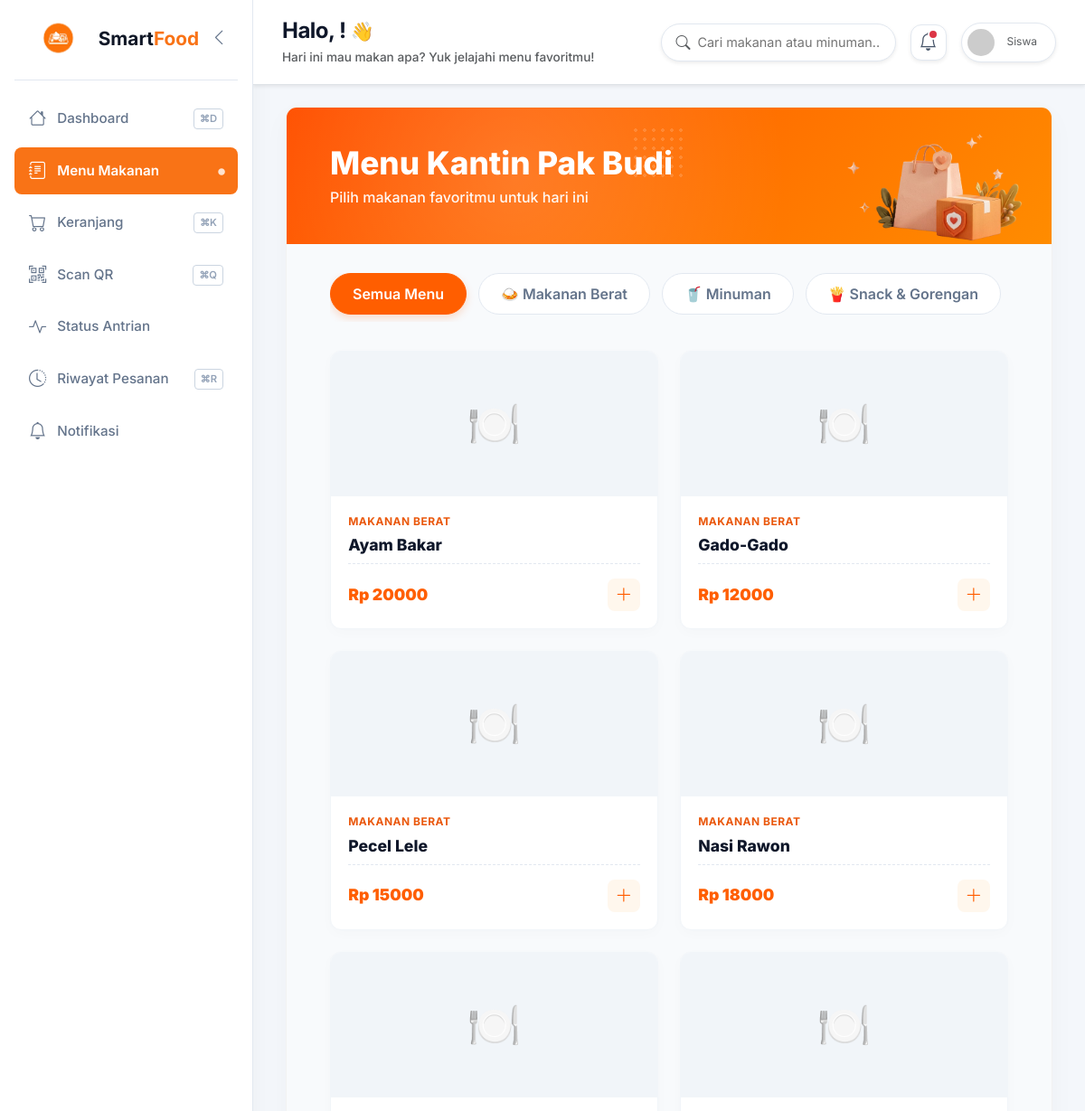
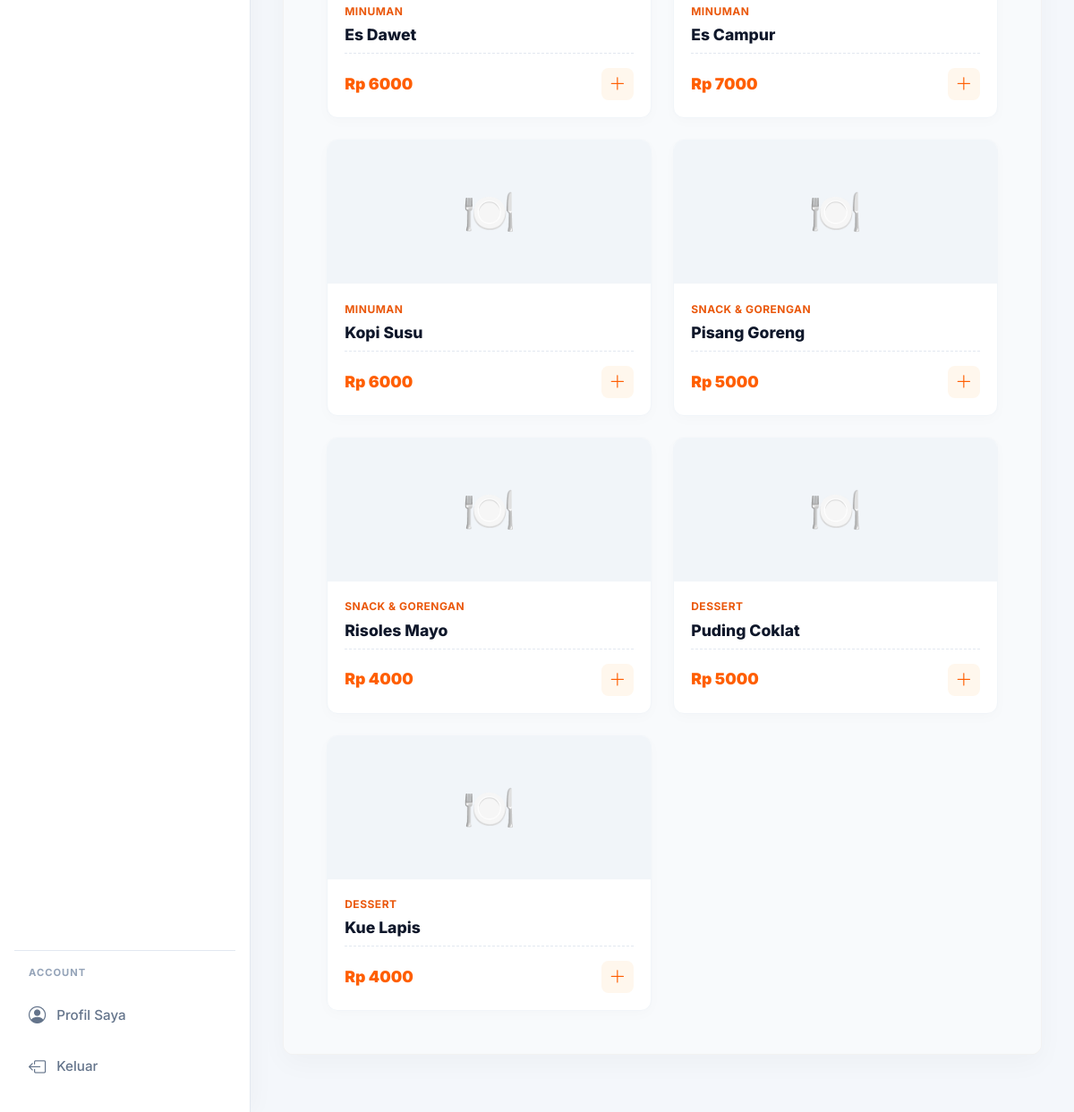
Page /menu/4/ on the committed database (2 pictures, top to bottom).
### accounts/models.py (models this page shows, shortened)
class Canteen(models.Model):
    name = models.CharField(max_length=100)
    description = models.TextField(blank=True)
    location = models.CharField(max_length=200)
    vendor = models.OneToOneField(
        CustomUser,
        on_delete=models.CASCADE,
        related_name='canteen',
        limit_choices_to={'role': 'vendor'}
    )
    image = models.ImageField(upload_to='canteens/', blank=True, null=True)
    is_active = models.BooleanField(default=True)
    open_time = models.TimeField(null=True, blank=True)
    close_time = models.TimeField(null=True, blank=True)
    created_at = models.DateTimeField(auto_now_add=True)
    class Meta:
        verbose_name = 'Kantin'
        verbose_name_plural = 'Daftar Kantin'

### menu/models.py (models this page shows, shortened)
class Category(models.Model):
    name = models.CharField(max_length=100)
    icon = models.CharField(max_length=10, default='🍽️')
    class Meta:
        verbose_name_plural = 'Kategori'

class MenuItem(models.Model):
    canteen = models.ForeignKey(Canteen, on_delete=models.CASCADE, related_name='menu_items')
    category = models.ForeignKey(Category, on_delete=models.SET_NULL, null=True, blank=True, related_name='items')
    name = models.CharField(max_length=200)
    description = models.TextField(blank=True)
    price = models.DecimalField(max_digits=10, decimal_places=0)
    image = models.ImageField(upload_to='menu/', blank=True, null=True)
    is_available = models.BooleanField(default=True)
    order_count = models.PositiveIntegerField(default=0)
    created_at = models.DateTimeField(auto_now_add=True)
    updated_at = models.DateTimeField(auto_now=True)
    class Meta:
        verbose_name = 'Menu'
        verbose_name_plural = 'Daftar Menu'
        ordering = ['-order_count']

### menu/views.py (the view)
# urls.py: path('<int:canteen_id>/', views.menu_list, name='menu_list'),
def menu_list(request, canteen_id):
    canteen = get_object_or_404(Canteen, id=canteen_id, is_active=True)
    categories = Category.objects.filter(items__canteen=canteen).distinct()
    selected_cat = request.GET.get('category', '')
    items = MenuItem.objects.filter(canteen=canteen, is_available=True)
    if selected_cat:
        items = items.filter(category__id=selected_cat)
    context = {
        'canteen': canteen,
        'items': items,
        'categories': categories,
        'selected_cat': selected_cat,
    }
    return render(request, 'menu/list.html', context)

### notifications/context_processors.py (called while the page is built, shortened)
def notifications_processor(request):
    return {'unread_notifications': 0, 'recent_notifications': []}

### templates/menu/list.html (shortened to what this page needs)
{% extends 'student_panel/base_student.html' %}
{% load static %}
{% block nav_menu_makanan %}active{% endblock %}
{% block content %}
<div class="container-fluid wrapper-outer">
    <div class="main-card">
        <div class="header-premium">
            <div class="header-text-box">
                <h1>Menu {{ canteen.name }}</h1>
                <p>Pilih makanan favoritmu untuk hari ini</p>
            </div>
            <img src="{% static 'img/keranang.png' %}" alt="Illustration" class="header-illustration">
        </div>
        <div class="content-inner">
            <div class="category-filter">
                <a href="{% url 'menu_list' canteen.id %}" class="btn-cat {% if not selected_cat %}active{% endif %}">
                    Semua Menu
                </a>
                {% for cat in categories %}
                <a href="?category={{ cat.id }}" class="btn-cat {% if selected_cat == cat.id|stringformat:'s' %}active{% endif %}">
                    {{ cat.icon }} {{ cat.name }}
                </a>
                {% endfor %}
            </div>
            <div class="menu-grid">
                {% for item in items %}
                <div class="menu-card">
                    <a href="{% url 'menu_detail' item.id %}" style="text-decoration: none; display: block; flex-grow: 1;">
                        <div class="menu-img-wrapper">
                            {% if item.image %}
                            <img src="{{ item.image.url }}" class="menu-img" alt="{{ item.name }}">
                            {% else %}
                            <div class="menu-placeholder">🍽️</div>
                            {% endif %}
                        </div>
                        <div class="menu-info">
                            <div class="menu-cat-label">{{ item.category.name|default:"Umum" }}</div>
                            <h3 class="menu-name">{{ item.name }}</h3>
                            <div class="menu-footer">
                                <div class="menu-price">Rp {{ item.price }}</div>
                                <button onclick="addToCart(event, {{ item.id }})" class="btn-add">
                                    <i class="bi bi-plus-lg"></i>
                                </button>
                            </div>
                        </div>
                    </a>
                </div>
                {% endfor %}
            </div>
        </div>
    </div>
</div>
{% endblock %}

### templates/student_panel/base_student.html (style rules this page uses)
:root { --sidebar-bg: #ffffff; --main-bg: #F4F7FB; --card-white: #ffffff; --text-dark: #334155; --text-muted: #64748b; --active-pill: #f97316; --active-text: #ffffff; --primary: #f97316; --border-color: #e2e8f0; }
* { margin: 0; padding: 0; box-sizing: border-box; }
body { font-family: 'Inter', sans-serif; background-color: var(--main-bg); color: var(--text-dark); display: flex; height: 100vh; overflow: hidden; }

### templates/menu/list.html (style rules this page uses)
.wrapper-outer { font-family: 'Inter', sans-serif; padding-bottom: 2rem; }
.main-card { background: white; border-radius: 12px; border: 1px solid rgba(0,0,0,0.05); box-shadow: 0 10px 30px rgba(0,0,0,0.03); overflow: hidden; width: 100%; position: relative; }
.header-premium { background: linear-gradient(135deg, #ff5000 0%, #ff8c00 100%); padding: 2.5rem 3rem; display: flex; justify-content: space-between; align-items: center; color: white; position: relative; overflow: hidden; min-height: 150px; }
.header-premium::before { content: ''; position: absolute; top: 0; left: 0; right: 0; bottom: 0; background-image: radial-gradient(circle at 30% 50%, rgba(255,255,255,0.15) 0%, transparent 50%); }
.header-premium::after { content: ''; position: absolute; top: 20px; left: 45%; width: 60px; height: 60px; background-image: radial-gradient(white 2px, transparent 2px); background-size: 10px 10px; opacity: 0.15; }
.header-text-box { position: relative; z-index: 2; }
.header-text-box h1 { font-weight: 800; font-size: 2.2rem; margin: 0 0 5px 0; }
.header-text-box p { font-size: 1rem; opacity: 0.95; margin: 0; font-weight: 500; }
.header-illustration { position: absolute; right: 0; bottom: 0; height: 140px; object-fit: contain; z-index: 2; margin-right: 20px; }
.content-inner { padding: 2rem 3rem 3rem 3rem; background: #f8fafc; }
.category-filter { display: flex; gap: 0.8rem; margin-bottom: 2rem; overflow-x: auto; padding-bottom: 0.5rem; scrollbar-width: none; }
.btn-cat { background: white; border: 1px solid #e2e8f0; color: #64748b; padding: 0.6rem 1.5rem; border-radius: 50px; font-weight: 600; white-space: nowrap; text-decoration: none; transition: all 0.2s; }
.btn-cat.active { background: #ff5e00; color: white; border-color: #ff5e00; box-shadow: 0 4px 10px rgba(255, 94, 0, 0.2); }
.menu-grid { display: grid; grid-template-columns: repeat(auto-fill, minmax(240px, 1fr)); gap: 1.5rem; }
.menu-card { background: white; border-radius: 12px; overflow: hidden; border: 1px solid #f1f5f9; box-shadow: 0 4px 15px rgba(0,0,0,0.02); transition: all 0.2s; display: flex; flex-direction: column; height: 100%; text-decoration: none; }
.menu-img-wrapper { width: 100%; height: 160px; background: #f1f5f9; position: relative; }
.menu-placeholder { width: 100%; height: 100%; display: flex; align-items: center; justify-content: center; font-size: 3rem; color: #cbd5e1; }
.menu-info { padding: 1.2rem; flex-grow: 1; display: flex; flex-direction: column; }
.menu-cat-label { font-size: 0.75rem; font-weight: 700; color: #ea580c; text-transform: uppercase; letter-spacing: 0.5px; margin-bottom: 0.4rem; }
.menu-name { font-size: 1.1rem; font-weight: 800; color: #0f172a; margin: 0 0 0.5rem 0; line-height: 1.3; }
.menu-footer { margin-top: auto; display: flex; justify-content: space-between; align-items: center; padding-top: 1rem; border-top: 1px dashed #e2e8f0; }
.menu-price { font-weight: 900; color: #ff5e00; font-size: 1.1rem; }
.btn-add { background: #fff7ed; color: #ff5e00; border: none; width: 36px; height: 36px; border-radius: 8px; display: flex; align-items: center; justify-content: center; font-size: 1.2rem; transition: all 0.2s; cursor: pointer; }

### rows in the picture
Canteen: name "Kantin Pak Budi"
Category: icon "🍛", name "Makanan Berat"
Category: icon "🥤", name "Minuman"
Category: icon "🍟", name "Snack & Gorengan"
MenuItem: category.name "MAKANAN BERAT", name "Ayam Bakar", price "20000"
MenuItem: category.name "MAKANAN BERAT", name "Gado-Gado", price "12000"
MenuItem: category.name "MAKANAN BERAT", name "Pecel Lele", price "15000"
MenuItem: category.name "MAKANAN BERAT", name "Nasi Rawon", price "18000"
MenuItem: category.name "MINUMAN", name "Es Dawet", price "6000"
MenuItem: category.name "MINUMAN", name "Es Campur", price "7000"
MenuItem: category.name "MINUMAN", name "Kopi Susu", price "6000"
MenuItem: category.name "SNACK & GORENGAN", name "Pisang Goreng", price "5000"
MenuItem: category.name "SNACK & GORENGAN", name "Risoles Mayo", price "4000"
MenuItem: category.name "DESSERT", name "Puding Coklat", price "5000"
MenuItem: category.name "DESSERT", name "Kue Lapis", price "4000"
